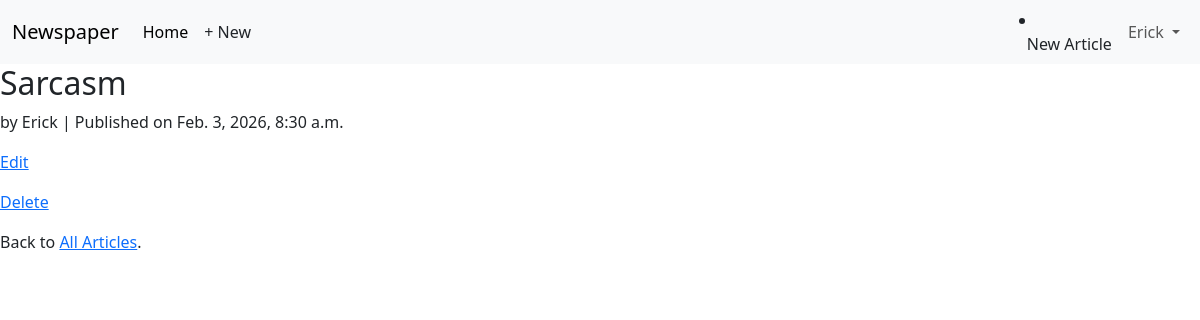
The app's page /articles/3/ (signed in) with its own data.
### accounts/models.py (models this page shows)
class CustomUser(AbstractUser):
    age = models.PositiveIntegerField(null=True, blank=True)

### articles/models.py (models this page shows, shortened)
class Article(models.Model):
    title = models.CharField(max_length=255)
    body = models.TextField()
    date = models.DateTimeField(auto_now_add=True)
    author = models.ForeignKey(
        settings.AUTH_USER_MODEL,
        on_delete=models.CASCADE,)

### articles/views.py (the view)
# urls.py: path("<int:pk>/", ArticleDetailView.as_view(), name="article_detail"),
class ArticleDetailView(LoginRequiredMixin, DetailView):
    model = Article
    template_name = "article_detail.html"

### templates/article_detail.html
{% extends "base.html" %}
{% block content %}
<div class="article-entry">
   <h2>{{ object.title }}</h2>
   <p> by {{ object.author }} | Published on {{ object.date }}</p>
   </div>
   <div>
   {% if article.author.pk == request.user.pk %}
   <p><a href="{% url 'article_edit' object.pk %}">Edit</a></p>
   <p><a href="{% url 'article_delete' object.pk %}">Delete</a></p>
   {% endif %}
   <p> Back to <a href="{% url 'article_list' %}">All Articles</a>.</p>
</div>
{% endblock content %}

### templates/base.html (shortened to what this page needs)
<!doctype html>
<html lang="en">
  <head>
    <link href="https://cdn.jsdelivr.net/npm/bootstrap@5.3.8/dist/css/bootstrap.min.css" rel="stylesheet">
  </head>
  <body>
<body>
  <nav class="navbar navbar-expand-lg bg-body-tertiary">
    <div class="container-fluid">
      <a class="navbar-brand" href="{% url 'home' %}">Newspaper</a>
      <div class="collapse navbar-collapse" id="navbarSupportedContent">
        <ul class="navbar-nav me-auto mb-2 mb-lg-0">
          <li class="nav-item">
            <a class="nav-link active" aria-current="page" href="{% url 'home' %}">Home</a>
          </li>
          {% if user.is_authenticated %}
            <li class="nav-item">
              <a href="{% url 'article_new' %}" class="nav-link px-2 link-dark">+ New</a>
            </li>
          {% endif %}
        </ul>
        {% if user.is_authenticated %}
        <li>
        <a href="{% url 'article_new' %}" class="nav-link px-2 link-dark">New Article</a>
        </li>
          <ul class="navbar-nav">
            <li class="nav-item dropdown">
              <a class="nav-link dropdown-toggle" href="#" role="button"
                 data-bs-toggle="dropdown" aria-expanded="false">
                {{ user.username }}
              </a>
            </li>
          </ul>
        {% else %}
          <form class="d-flex">
            <a href="{% url 'login' %}" class="btn btn-outline-secondary">Log in</a>
            <a href="{% url 'signup' %}" class="btn btn-primary ms-2">Sign up</a>
          </form>
        {% endif %}
      </div>
    </div>
  </nav>
</body>
    <main>
    {% block content %}
    {% endblock %}
    </main>
  </body>
</html>

### records on screen
CustomUser: username "Erick"
Article: title "Sarcasm", author "Erick", date "Feb. 3, 2026, 8:30 a.m."
